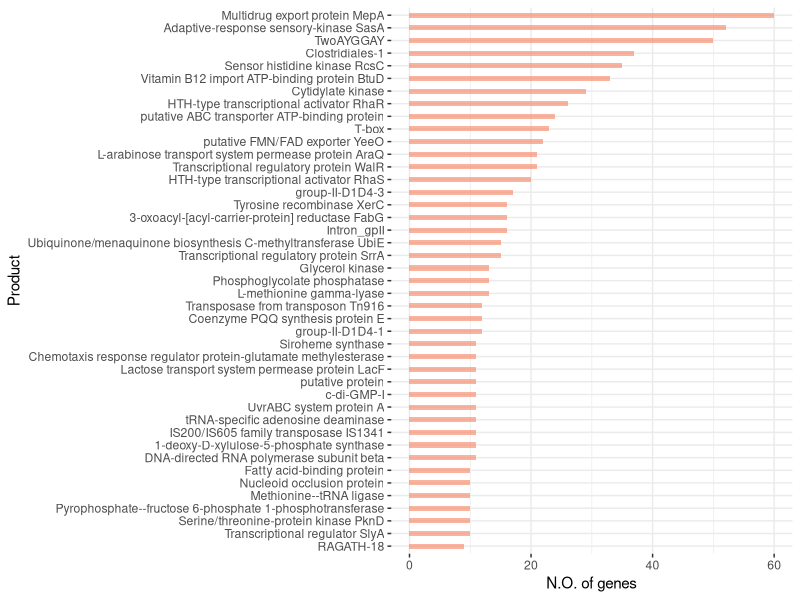

The R script that drew this image:
library(ggplot2)
require(gridExtra)
library(dplyr) 
library(ggpubr)


dat<-read.table("product_count_Lachnospiraceae.csv", sep = "\t", header=TRUE)
dat$Product <- factor(dat$Product, levels = dat$Product[order(dat$Count)])
dat <- dat[3:45,]
pdf(file="product_count.pdf", width=10, height=6)




ggplot(data=dat, aes(x=Product, y=Count)) +
    geom_bar(stat="identity", fill="#f68060", alpha=.6, width=.4) +
    coord_flip() +
    xlab("Product") +
    ylab("N.O. of genes") +
    theme_bw()+ theme(panel.border = element_blank())



dev.off()
